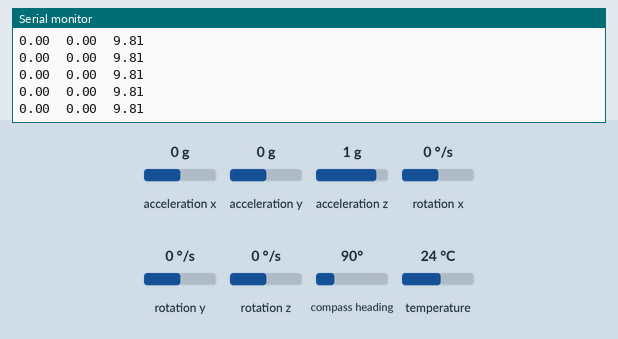
Simulated run of this sketch. Board: Arduino Uno, built with avr-gcc and run on an emulated ATmega328P. On the bench: the last lines printed to the serial monitor. The inputs (shaded band) are chosen by the test bench; at power-on: acceleration x 0 g, acceleration y 0 g, acceleration z 1 g, rotation x 0 °/s, rotation y 0 °/s, rotation z 0 °/s, compass heading 90°, temperature 24 °C.

Above: at 1.3 s.
1.4 s: acceleration x set to -1.4 g
At 2.3 s:
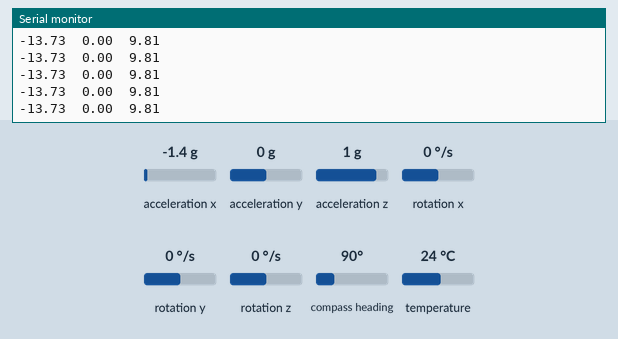
2.9 s: acceleration y set to 1.4 g
At 3.8 s:
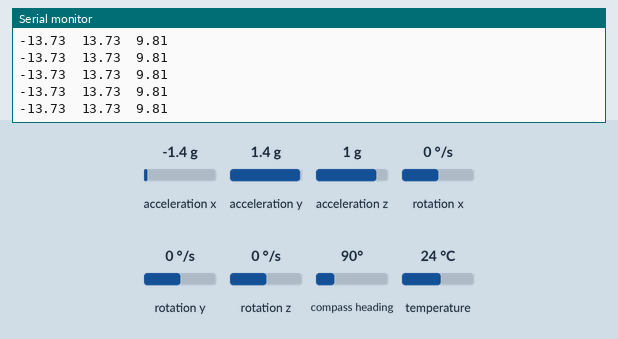
5.9 s: acceleration z set to -1.4 g
At 6.6 s:
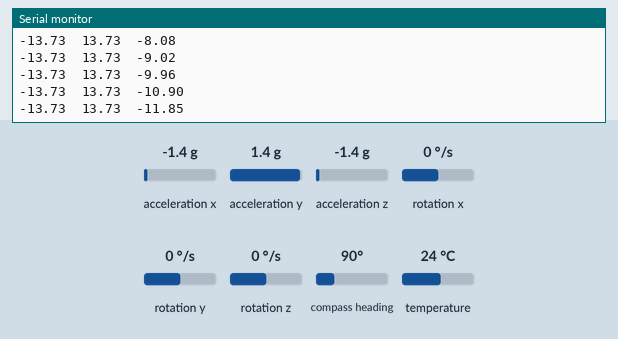
Timing chart, 0 to 8.9 s (numbered marks = the images above; inputs shaded):
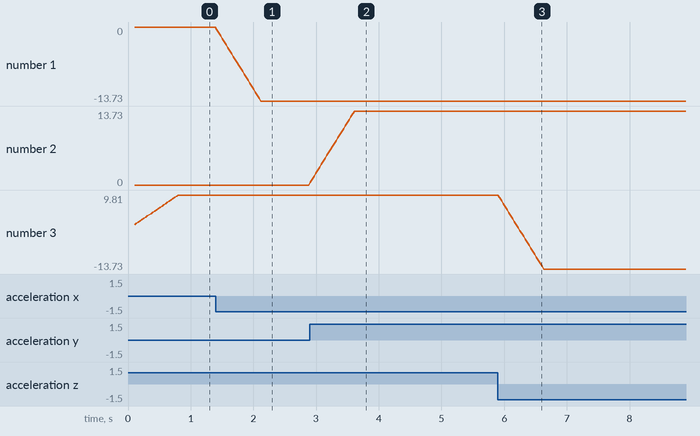

The sketch:

lsm9ds1AccelR3.ino
```cpp
#include <Wire.h>
#include <SPI.h>
#include <Adafruit_LSM9DS1.h>
//#include <Adafruit_Sensor.h>  // not used in this demo but required!

// i2c
Adafruit_LSM9DS1 lsm = Adafruit_LSM9DS1();
/*
#define LSM9DS1_SCK A5
#define LSM9DS1_MISO 12
#define LSM9DS1_MOSI A4
#define LSM9DS1_XGCS 6
#define LSM9DS1_MCS 5*/
// You can also use software SPI
//Adafruit_LSM9DS1 lsm = Adafruit_LSM9DS1(LSM9DS1_SCK, LSM9DS1_MISO, LSM9DS1_MOSI, LSM9DS1_XGCS, LSM9DS1_MCS);
// Or hardware SPI! In this case, only CS pins are passed in
//Adafruit_LSM9DS1 lsm = Adafruit_LSM9DS1(LSM9DS1_XGCS, LSM9DS1_MCS);

const float xMax1=0.16, xMin1=-0.64, xMax2=-0.1, xMin2=-0.50;
const int xWidth1=4,xSupress1=30,xWidth2=5,xSupress2=35; //in multiples of 50ms
const float yMax1=0.2, yMin1=-0.31, yMax2=-0.05, yMin2=-0.25;
const int yWidth1=4,ySupress1=30,yWidth2=5,ySupress2=35; //in multiples of 50ms
const float zMax1=0.55, zMin1=-0.25, zMax2=0.35, zMin2=0.12;
const int zWidth1=4,zSupress1=30,zWidth2=5,zSupress2=35; //in multiples of 50ms

unsigned char gState =0,cntms=0,curDirection;

const int numReadings = 25;
const int numAxis =3;
boolean flat = false;
uint32_t flatStarted = 0;
uint32_t flatDuration = 0;
uint32_t flatLastEnded = 0;

boolean vertical = false;
uint32_t verticalStarted = 0;
uint32_t verticalDuration = 0;
uint32_t verticalLastEnded = 0;


float readings[numAxis][numReadings];  // the reading history
int readIndex[numAxis];              // the index of the current reading
float total[numAxis];                  // the running total
float average[numAxis];                // the average

void setupSensor()
{
  // 1.) Set the accelerometer range
  //lsm.setupAccel(lsm.LSM9DS1_ACCELRANGE_2G);
  //lsm.setupAccel(lsm.LSM9DS1_ACCELRANGE_4G);
  //lsm.setupAccel(lsm.LSM9DS1_ACCELRANGE_8G);
  lsm.setupAccel(lsm.LSM9DS1_ACCELRANGE_16G);

  // 2.) Set the magnetometer sensitivity
  ///lsm.setupMag(lsm.LSM9DS1_MAGGAIN_4GAUSS);
  //lsm.setupMag(lsm.LSM9DS1_MAGGAIN_8GAUSS);
  //lsm.setupMag(lsm.LSM9DS1_MAGGAIN_12GAUSS);
  lsm.setupMag(lsm.LSM9DS1_MAGGAIN_16GAUSS);

  // 3.) Setup the gyroscope
  ///lsm.setupGyro(lsm.LSM9DS1_GYROSCALE_245DPS);
  //lsm.setupGyro(lsm.LSM9DS1_GYROSCALE_500DPS);
  lsm.setupGyro(lsm.LSM9DS1_GYROSCALE_2000DPS);
}


void setup()
{
  delay(100);
  Serial.begin(115200);

  while (!Serial) {
    delay(1); // will pause Zero, Leonardo, etc until serial console opens
  }

  Serial.println("LSM9DS1 data read demo");

  // Try to initialise and warn if we couldn't detect the chip
  if (!lsm.begin())
  {
    Serial.println("Oops ... unable to initialize the LSM9DS1. Check your wiring!");
    while (1);
  }
  Serial.println("Found LSM9DS1 9DOF");

  // helper to just set the default scaling we want, see above!
  setupSensor();

    // zero-fill all the arrays:
  for (int axis = 0; axis < numAxis; axis++) {
    readIndex[axis] = 0;
    total[axis] = 0;
    average[axis] = 0;
    for (int i = 0; i<numReadings; i++){
        readings[axis][i] = 0;
    }
  }
}
float Ax,Ay,Az,Ax2,Ay2,Az2,Mx,My,Mz,Gx,Gy,Gz;
float axm, aym, azm;
void loop()
{
  yield();
  lsm.read();  /* ask it to read in the data */

  /* Get a new sensor event */
  sensors_event_t a, m, g, temp;

  lsm.getEvent(&a, &m, &g, &temp);
  //acceleration m/s^2
  //Ax = 0.95 * Ax + 0.05 * a.acceleration.x;
  //Ay = 0.95 * Ay + 0.05 * a.acceleration.y;
  //Az = 0.95 * Az + 0.05 * (9.8-a.acceleration.z);
  axm = a.acceleration.x;//map(a.acceleration.x,-16*9.8,16*9.8,-32768,32767);
  aym = a.acceleration.y;//map(a.acceleration.y,-16*9.8,16*9.8,-32768,32767);
  azm = a.acceleration.z;//map(a.acceleration.z,-16*9.8,16*9.8,-32768,32767);
  //smooth(Ax, a.acceleration.x);
  //smooth(Ay, a.acceleration.y);
  //smooth(Az, a.acceleration.z);
  smooth(0, axm);
  smooth(1, aym);
  smooth(2, azm);
  Ax2 = 0.95 * Ax2 + 0.05 * Ax;
  Ay2 = 0.95 * Ay2 + 0.05 * Ay;
  Az2 = 0.95 * Az2 + 0.05 * Az;

  Mx = 0.95 * Mx + 0.05 * m.magnetic.x;
  My = 0.95 * My + 0.05 * m.magnetic.y;
  Mz = 0.95 * Mz + 0.05 * m.magnetic.z;
  Gx = 0.95 * Gx + 0.05 * g.gyro.x;
  Gy = 0.95 * Gy + 0.05 * g.gyro.y;
  Gz = 0.95 * Gz + 0.05 * g.gyro.z;
  cntms++;
  /*
  switch(gState)
  {
    case 0:
      if(average[0]>0.5)
        curDirection = 1;//right
      if(average[0]<-0.7)
        curDirection = 2;//left
      if(average[1]<-0.5)
        curDirection = 3;//away
      if(average[1]>0.7)
        curDirection = 4;//closer
      if (curDirection>0) gState = 1;
      break;
    case 1:
      if(cntms==40)
      {
        curDirection = 0;
        gState = 0;
        cntms = 0;
        Serial.println("none");
      }
      else
      {
        switch(curDirection)
        {
          case 1: if(average[0]<-0.5) {Serial.println("right");curDirection = 0; gState = 0; cntms = 0;} break;
          case 2: if(average[0]>0.4)  {Serial.println("left");curDirection = 0; gState = 0; cntms = 0;} break;
          case 3: if(average[1]>0.3)  {Serial.println("away");curDirection = 0; gState = 0; cntms = 0;} break;
          case 4: if(average[1]<-0.4) {Serial.println("close");curDirection = 0; gState = 0; cntms = 0;} break;
        }
      }
      break;
  }*/
  //smoothed
  Serial.print(average[0]);
  Serial.print("\t"); Serial.print(average[1]);
  Serial.print("\t"); Serial.print(average[2]);
  //mapped
  //Serial.print(axm);
  //Serial.print("\t"); Serial.print(aym);
  //Serial.print("\t"); Serial.print(azm);
  //Serial.print(a.acceleration.x);
  //Serial.print("\t"); Serial.print(a.acceleration.y);
  //Serial.print("\t"); Serial.print(a.acceleration.z);

  Serial.println();


  //checkFlat();
  //checkVertical();
  //reportStates();

    //if(wasLifted()){
    //    glowing = true;
    //}

/*
  Serial.print("Accel X: "); Serial.print(a.acceleration.x); Serial.print(" m/s^2");
  Serial.print("\tY: "); Serial.print(a.acceleration.y);     Serial.print(" m/s^2 ");
  Serial.print("\tZ: "); Serial.print(a.acceleration.z);     Serial.println(" m/s^2 ");
Serial.println();
*/
  //Serial.println();
  delay(25);
}


void smooth(int axis, float val) {
    // pop and subtract the last reading:
    total[axis] -= readings[axis][readIndex[axis]];
    total[axis] += val;

    // add value to running total
    readings[axis][readIndex[axis]] = val;
    readIndex[axis]++;

    if(readIndex[axis] >= numReadings)
        readIndex[axis] = 0;

    // calculate the average:
    average[axis] = total[axis] / numReadings;
}


void checkFlat(){
    if( abs(average[2]) > 15000 && abs(average[1]) < 5100 ){
    //if( abs(average[2]) > 0.92 && abs(average[1]) < 0.32 ){
        if(!flat){
            flatStarted = millis();
        }
        flatLastEnded = millis();

        flatDuration = millis() - flatStarted;

        flat = true;
    } else
    {
        flat = false;
    }
}


void checkVertical(){
    boolean AZ_in_range = abs(average[2]) < 8000;
    boolean AX_in_range = abs(average[0]) < 8000;
    boolean AY_in_range = average[1] < -13500;
    //boolean AZ_in_range = abs(average[2]) < 0.48;//8000;
    //boolean AX_in_range = abs(average[0]) < 0.48;//8000;
    //boolean AY_in_range = average[1] < -0.82;//-13500;
    if( AZ_in_range && AX_in_range && AY_in_range )
    {
        if(!vertical)
        {
            verticalStarted = millis();
        }
        verticalLastEnded = millis();

        verticalDuration = millis() - verticalStarted;

        vertical = true;
    } else
    {
        vertical = false;
    }
}


void reportStates(){
    Serial.print("flat: ");
    Serial.print(flat);
    Serial.print(" duration: ");
    Serial.print(flatDuration);
    Serial.print(" since last: ");
    Serial.print(millis() - flatLastEnded);

    Serial.print(" | vertical: ");
    Serial.print(vertical);
    Serial.print(" duration: ");
    Serial.print(verticalDuration);
    Serial.print(" since last: ");
    Serial.print(millis() - verticalLastEnded);

    //Serial.print(" Glowing?: ");
    //Serial.println(glowing);
    Serial.println();
}


boolean wasLifted(){
    if(vertical && verticalDuration > 200 && millis() - flatLastEnded < 1000 && 250 < flatDuration && flatDuration < 2500 ){
        // Sword of Omens, Give Me Sight Beyond Sight!
        return true;
    }

    return false;
}
```

Measured:
- after the input at 1.4 s, the serial monitor: prints a new line at once (image 1)
- after the input at 2.9 s, the serial monitor: prints a new line at once (image 2)
- after the input at 5.9 s, the serial monitor: prints a new line at once (image 3)
- plotted number 1: 0 → -13.73 after the input at 1.4 s
- plotted number 2: 0 → 13.73 after the input at 2.9 s
